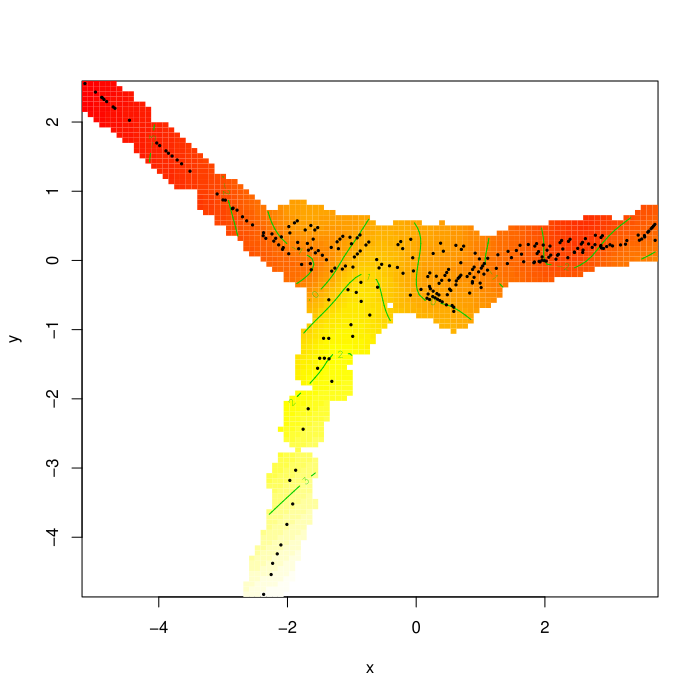

The script that drew this image:
# function to run simulations on the wigglytop 2 domain
# Copyright David Lawrence Miller 2009.
source("mds.R")
 
samp.size=250
noise.level=0.05
 
## create a boundary...
bnd <- read.csv("wt2-verts.csv",header=FALSE)

names(bnd)<-c("x","y")

## Simulate some fitting data, inside boundary...
gendata<-read.csv("wt2truth.csv",header=TRUE)

gendata<-list(x=gendata$x[gendata$inside==1],
               y=gendata$y[gendata$inside==1],
               z=gendata$z[gendata$inside==1])

na.ind<-!(is.na(gendata$x)&is.na(gendata$y)&is.na(gendata$z))

gendata<-list(x=gendata$x[na.ind],
               y=gendata$y[na.ind],
               z=gendata$z[na.ind])

# attempt to get around the inside bug
bnd.neg<-list(x=-bnd$x,y=-bnd$y)
onoff<-inSide(bnd.neg,-gendata$x,-gendata$y)

gendata<-list(x=gendata$x[onoff],
               y=gendata$y[onoff],
               z=gendata$z[onoff])

# create the sample index
samp.ind<-sample(1:length(gendata$x),samp.size)

## create the sample
gendata.samp<- list(x=gendata$x[samp.ind],
                    y=gendata$y[samp.ind],
                    z=gendata$z[samp.ind])



gendata<-list(x=gendata$x[-samp.ind],
               y=gendata$y[-samp.ind],
               z=gendata$z[-samp.ind])

# create the grid
source("wt2-create-grid.R")
my.grid<-wt2_create_grid()

## do the MDS on the grid 
# create D
D.grid<-create_distance_matrix(my.grid$x,my.grid$y,bnd)

# perform mds on D
grid.mds<-cmdscale(D.grid,eig=TRUE,k=2)

# sample points insertion
samp.mds<-insert.mds(gendata.samp,my.grid,grid.mds,bnd)

# prediction points insertion
pred.mds<-insert.mds(gendata,my.grid,grid.mds,bnd)

grid.mds<-grid.mds$points

# add noise
noise<-noise.level*rnorm(length(samp.ind))
#> summary(gendata$z)
# Min. 1st Qu. Median Mean 3rd Qu. Max.
#0.000000 0.000236 0.269300 0.276300 0.479600 0.850000

# mapped sample data
samp.data<-list(x=c(),y=c(),z=c())
samp.data$x<-samp.mds[,1]
samp.data$y<-samp.mds[,2]
samp.data$z<-gendata.samp$z+noise

# non-mapped sample data
nsamp.data<-list(x=c(),y=c(),z=c())
nsamp.data$x<-gendata.samp$x
nsamp.data$y<-gendata.samp$y
nsamp.data$z<-gendata.samp$z+noise

### create prediction data
# non-mapped prediction data
npred.data<-list(x=rep(0,length(gendata$x)+length(samp.data$x)),
                y=rep(0,length(gendata$x)+length(samp.data$y)))
npred.data$x[-samp.ind]<-gendata$x
npred.data$y[-samp.ind]<-gendata$y
npred.data$x[samp.ind]<-nsamp.data$x
npred.data$y[samp.ind]<-nsamp.data$y


# put this in the correct format
pred.data<-list(x=rep(0,length(gendata$x)+length(samp.data$x)),
                y=rep(0,length(gendata$x)+length(samp.data$y)))
pred.data$x[-samp.ind]<-pred.mds[,1]
pred.data$y[-samp.ind]<-pred.mds[,2]
pred.data$x[samp.ind]<-samp.mds[,1]
pred.data$y[samp.ind]<-samp.mds[,2]

### Now do some fitting and prediction
### mapping
b.mapped<-gam(z~s(x,y,k=49),data=samp.data)

# plot using vis.gam
vis.gam(b.mapped,plot.type="contour",too.far=0.04,main="",n.grid=100)
points(samp.mds,pch=19,cex=0.3)
